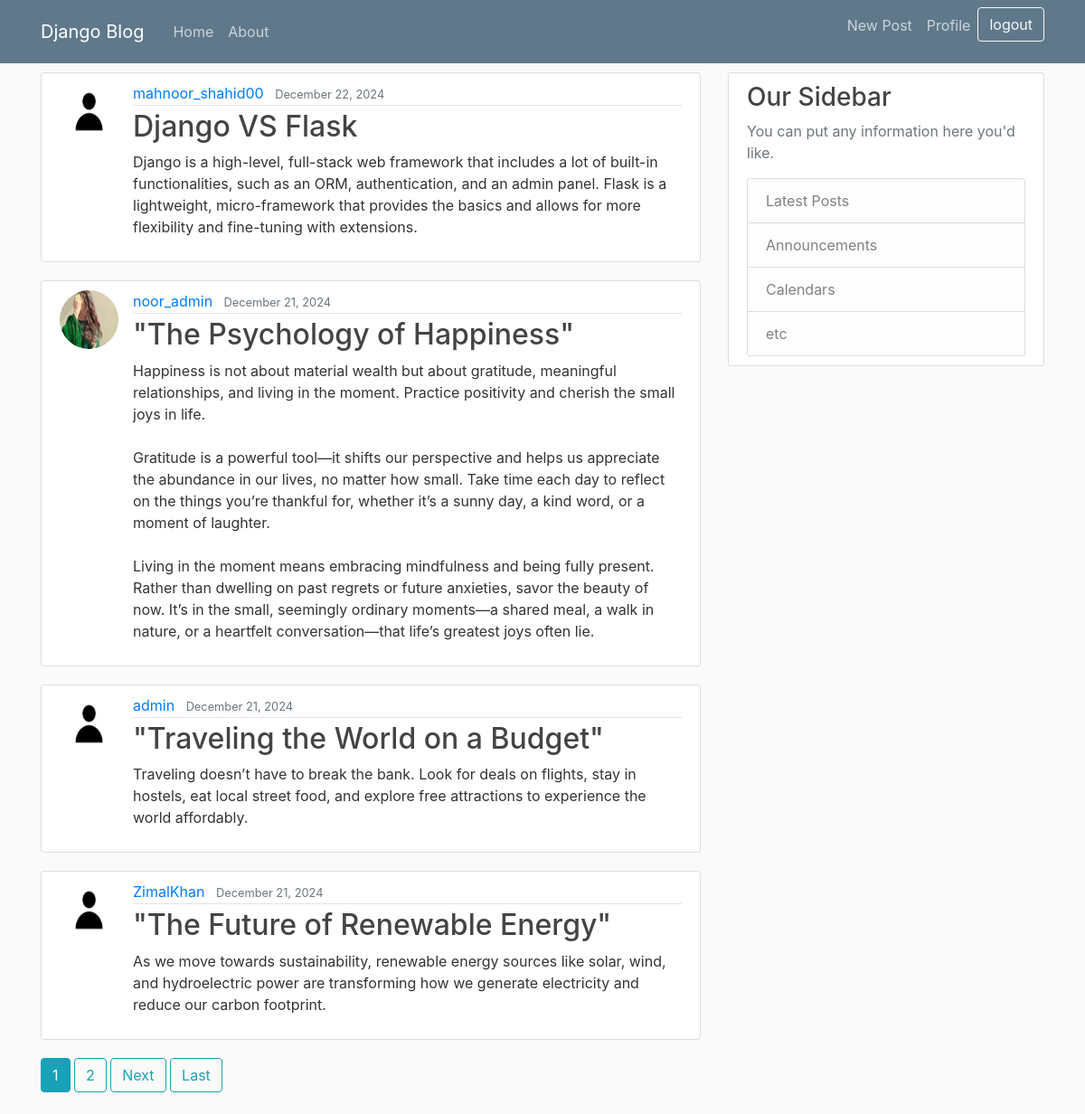
/ (signed in), run on the app's committed database.
### blog/models.py (models this page shows, shortened)
class Post(models.Model):
    title = models.CharField(max_length=100)
    content = models.TextField() # write unrestricted text lines....
    date_posted = models.DateTimeField(default=timezone.now)
    author = models.ForeignKey( User, on_delete=models.CASCADE ) # if user is deleted the post is also deleted

### users/models.py (models this page shows, shortened)
class Profile(models.Model):
    user = models.OneToOneField(User,on_delete=models.CASCADE) # user del ... profile pic also del
    image = models.ImageField(default='defaultpic.jpg',upload_to='profile_pics')

### blog/views.py (the view)
# urls.py: path('', PostListView.as_view() , name='blog-home'),
class PostListView(ListView): # class based view
    model = Post  # ListView will automatically query the "Post model" for all post objects(hr aik post).
    template_name ='blog/home.html'  # <app>/<model>_<viewtype>.html
    context_object_name = 'posts' # Renames the default context (object_list) to posts--- mtlb hm yh wali key use kry gy home page pe varibale ko access krny k lea
    ordering = ['-date_posted'] # latest post phly show kry ga yh
    paginate_by = 4

### blog/templates/blog/home.html (shortened to what this page needs)
{% extends "blog/base.html" %}
{% block content %}
  {% if user.is_authenticated %}
    {% if posts %}
        {% for post in posts %}
        <article class="media content-section">
            <img class='rounded-circle article-img' src="{{ post.author.profile.image.url|default:'default_image_url_here' }}" alt="">
            <div class="media-body">
                <div class="article-metadata">
                    <a class="mr-2" href="{% url 'user-posts' post.author.username %}">{{ post.author }}</a>
                    <small class="text-muted">{{ post.date_posted|date:"F d, Y" }}</small>
                </div>
                <h2><a class="article-title" href="{% url 'post-detail' post.pk %}">{{ post.title }}</a></h2>
                <p class="article-content">{{ post.content }}</p>
            </div>
        </article>
        {% endfor %}
        {% if is_paginated %}
            {% for num in page_obj.paginator.page_range %}
                {% if page_obj.number == num %}
                    <a class='btn btn-info mb-4' href="?page={{ num }}">{{ num }}</a>
                {% elif num > page_obj.number|add:'-2' and num < page_obj.number|add:'2' %}
                    <a class='btn btn-outline-info mb-4' href="?page={{ num }}">{{ num }}</a>
                {% endif %}
            {% endfor %}
            {% if page_obj.has_next %}
                <a class='btn btn-outline-info mb-4' href="?page={{ page_obj.next_page_number }}">Next</a>
                <a class='btn btn-outline-info mb-4' href="?page={{ page_obj.paginator.num_pages }}">Last</a>
            {% endif %}
        {% endif %}
    {% else %}
        <p>No posts available. Please check back later!</p>
    {% endif %}
    {% else %}
    <p class="alert alert-info">Please <a href="{% url 'login' %}">log in</a> to view blog posts.</p>
    {% endif %}
{% endblock content %}

### blog/templates/blog/base.html (shortened to what this page needs)
{% load static %}
<html>
    <head>
        <link rel="stylesheet" href="https://cdn.jsdelivr.net/npm/bootstrap@4.0.0/dist/css/bootstrap.min.css">
        <link rel="stylesheet" type="text/css" href="{% static 'blog/main.css' %}">
    </head>
    <body>
        <header class="site-header">
            <nav class="navbar navbar-expand-md navbar-dark bg-steel fixed-top">
                <div class="container">
                    <a class="navbar-brand mr-4" href="{% url 'blog-home' %}">Django Blog</a>
                    <div class="collapse navbar-collapse" id="navbarToggle">
                        <div class="navbar-nav mr-auto">
                            <a class="nav-item nav-link" href="{% url 'blog-home' %}">Home</a>
                            <a class="nav-item nav-link" href="{% url 'blog-about' %}">About</a>
                        </div>
                        <div class="navbar-nav gap-2">
                            {% if user.is_authenticated %}
                                <a class="nav-item nav-link" href="{% url 'post-create' %}">New Post</a>
                                <a class="nav-item nav-link" href="{% url 'profile' %}">Profile</a>
                                 <form action="{% url 'logout' %}" method="post">
                                    <button type="submit" class="btn btn-outline-light"> logout </button>
                                 </form>
                            {% else %}
                                <a class="nav-item nav-link" href="{% url 'login' %}">Login</a>
                                <a class="nav-item nav-link" href="{% url 'register' %}">Register</a>
                            {% endif %}
                        </div>
                    </div>
                </div>
            </nav>
        </header>
        <main role="main" class="container">
            <div class="row">
                <div class="col-md-8">
                    {% block content %}{% endblock %}
                </div>
                <div class="col-md-4">
                    <div class="content-section">
                        <h3>Our Sidebar</h3>
                        <p class='text-muted'>You can put any information here you'd like.</p>
                        <ul class="list-group">
                            <li class="list-group-item list-group-item-light">Latest Posts</li>
                            <li class="list-group-item list-group-item-light">Announcements</li>
                            <li class="list-group-item list-group-item-light">Calendars</li>
                            <li class="list-group-item list-group-item-light">etc</li>
                        </ul>
                    </div>
                </div>
            </div>
        </main>
    </body>
</html>

### blog/static/blog/main.css (style rules this page uses)
body { background: #fafafa; color: #333333; margin-top: 5rem; }
h1, h2, h3, h4, h5, h6 { color: #444444; }
ul { margin: 0; }
.bg-steel { background-color: #5f788a; }
.site-header .navbar-nav .nav-link { color: #cbd5db; }
.content-section { background: #ffffff; padding: 10px 20px; border: 1px solid #dddddd; border-radius: 3px; margin-bottom: 20px; }
.article-title { color: #444444; }
.article-content { white-space: pre-line; }
.article-img { height: 65px; width: 65px; margin-right: 16px; }
.article-metadata { padding-bottom: 1px; margin-bottom: 4px; border-bottom: 1px solid #e3e3e3 }

### data on the page
Post: author.profile.image (placeholder picture), author "mahnoor_shahid00", date_posted "December 22, 2024", title "Django VS Flask", content "Django is a high-level, full-stack web framework that includes a lot of built-in functionalities, such as an ORM, authentication, and an admin panel. Flask is a lightweight, micro-framework that provides the basics and allows for more flexibility and fine-tuning with extensions."
Post: author.profile.image (picture), author "noor_admin", date_posted "December 21, 2024", title "\"The Psychology of Happiness\"", content "Happiness is not about material wealth but about gratitude, meaningful relationships, and living in the moment. Practice positivity and cherish the small joys in life. Gratitude is a powerful tool—it shifts our perspective and helps us appreciate the abundance in our lives, no matter how small. Take time each day to reflect on the things you’re thankful for, whether it’s a sunny day, a kind word, or a moment of laughter. Living in the moment means embracing mindfulness and being fully present. Rather than dwelling on past regrets or future anxieties, savor the beauty of now. It’s in the small, seemingly ordinary moments—a shared meal, a walk in nature, or a heartfelt conversation—that…"
Post: author.profile.image (placeholder picture), author "admin", date_posted "December 21, 2024", title "\"Traveling the World on a Budget\"", content "Traveling doesn’t have to break the bank. Look for deals on flights, stay in hostels, eat local street food, and explore free attractions to experience the world affordably."
Post: author.profile.image (placeholder picture), author "ZimalKhan", date_posted "December 21, 2024", title "\"The Future of Renewable Energy\"", content "As we move towards sustainability, renewable energy sources like solar, wind, and hydroelectric power are transforming how we generate electricity and reduce our carbon footprint."

### other printed values
{{ num }} "1"
{{ num }} "2"
